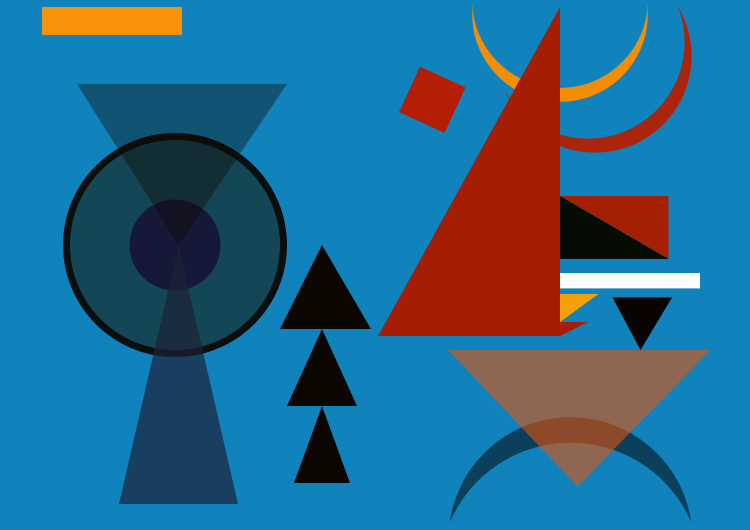
Frame 1 (no input)
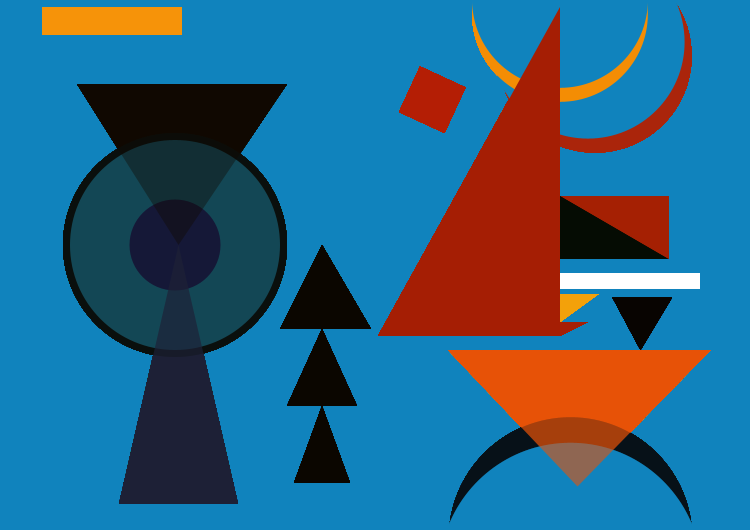
Frame 60 (the mouse pressed at the canvas centre just before this capture)
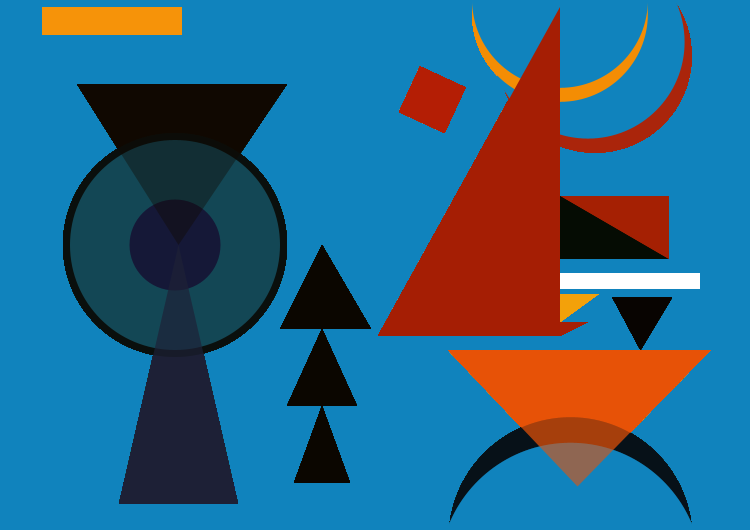
Frame 120 (the mouse held since frame 60 and released just before this capture)

The Processing sketch that drew these frames (run headless with seeded random() and noise(); from frame 60 on, the mouse is pressed at the canvas centre):

// Processing sketch: processing_26603
// ── processing_26603.pde

void setup()
{
size(750,530);
background(16,131,189);
}

void draw()
{
scale(0.7);
noStroke();

smooth();



fill(170,37,11);
ellipse(850,80,276,276);
fill(16,131,189);
ellipse(840,60,276,276);

fill(244,141,4);
ellipse(800,20,251,251);
fill(16,131,189);
ellipse(800,0,251,251);

fill(7,17,23,150);
ellipse(815,770,348,348);
fill(16,131,189);
ellipse(815,820,375,375);




fill(10,15,13);
ellipse(250,350,320,320);

fill(19,71,85);
ellipse(250,350,300,300);

fill(21,24,55);
ellipse(250,350,130,130);

fill(15,8,1,100);
triangle(110,120,410,120,255,350);         // dreieck zeigt von oben in kreis

fill(29,32,54,175);
triangle(255,350,170,720,340,720);

fill(246,147,9);
rect(60,10,200,40);                         //rechteck oben links

fill(243,161,10);
triangle(800,420,855,420,800,460);         //kleines oranges dreieck oben

fill(166,31,5);
triangle(800,460,840,460,800,480);         //kleines oranges dreieck unten

fill(11,6,0);                                      
triangle(460,350,400,470,530,470);          //dreieck oben
triangle(460,470,410,580,510,580);          //dreieck mitte
triangle(460,580,420,690,500,690);          //dreieck unten

fill(165,30,4);
triangle(800,10,540,480,800,480);          //großes dreieck

fill(231,81,6,150);
triangle(640,500,1015,500,825,695);     // dreieck nach unten zeigend

fill(165,32,3);
triangle(800,280,955,280,955,370);             // dreieck orange aus kasten

fill(5,12,3);
triangle(800,280,800,370,955,370);

fill(255,255,255);
rect(800,390,200,22);

fill(8,4,1);
triangle(875,425,960,425,915,500);

fill(180,30,5);
  quad(600,95,665,125,635,190,570,160);     //schräges rechteck
  


}
